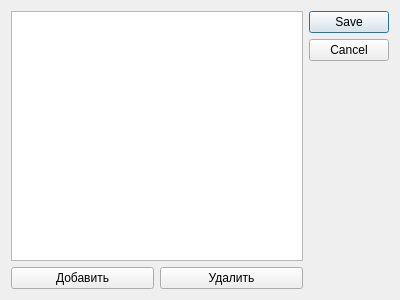
<?xml version="1.0" encoding="UTF-8"?>
<ui version="4.0">
 <class>AbsenteesEditDialog</class>
 <widget class="QDialog" name="AbsenteesEditDialog">
  <property name="geometry">
   <rect>
    <x>0</x>
    <y>0</y>
    <width>400</width>
    <height>300</height>
   </rect>
  </property>
  <property name="windowTitle">
   <string>Отсутствующие</string>
  </property>
  <layout class="QGridLayout" name="gridLayout">
   <item row="0" column="0" colspan="2">
    <widget class="QListWidget" name="listWidget"/>
   </item>
   <item row="0" column="2" rowspan="2">
    <widget class="QDialogButtonBox" name="buttonBox">
     <property name="orientation">
      <enum>Qt::Vertical</enum>
     </property>
     <property name="standardButtons">
      <set>QDialogButtonBox::Cancel|QDialogButtonBox::Save</set>
     </property>
    </widget>
   </item>
   <item row="1" column="0">
    <widget class="QPushButton" name="addButton">
     <property name="text">
      <string>Добавить</string>
     </property>
     <property name="shortcut">
      <string>Ctrl+I</string>
     </property>
    </widget>
   </item>
   <item row="1" column="1">
    <widget class="QPushButton" name="removeButton">
     <property name="text">
      <string>Удалить</string>
     </property>
     <property name="shortcut">
      <string>Del</string>
     </property>
    </widget>
   </item>
  </layout>
 </widget>
 <resources/>
 <connections>
  <connection>
   <sender>buttonBox</sender>
   <signal>accepted()</signal>
   <receiver>AbsenteesEditDialog</receiver>
   <slot>accept()</slot>
   <hints>
    <hint type="sourcelabel">
     <x>248</x>
     <y>254</y>
    </hint>
    <hint type="destinationlabel">
     <x>157</x>
     <y>274</y>
    </hint>
   </hints>
  </connection>
  <connection>
   <sender>buttonBox</sender>
   <signal>rejected()</signal>
   <receiver>AbsenteesEditDialog</receiver>
   <slot>reject()</slot>
   <hints>
    <hint type="sourcelabel">
     <x>316</x>
     <y>260</y>
    </hint>
    <hint type="destinationlabel">
     <x>286</x>
     <y>274</y>
    </hint>
   </hints>
  </connection>
 </connections>
</ui>
